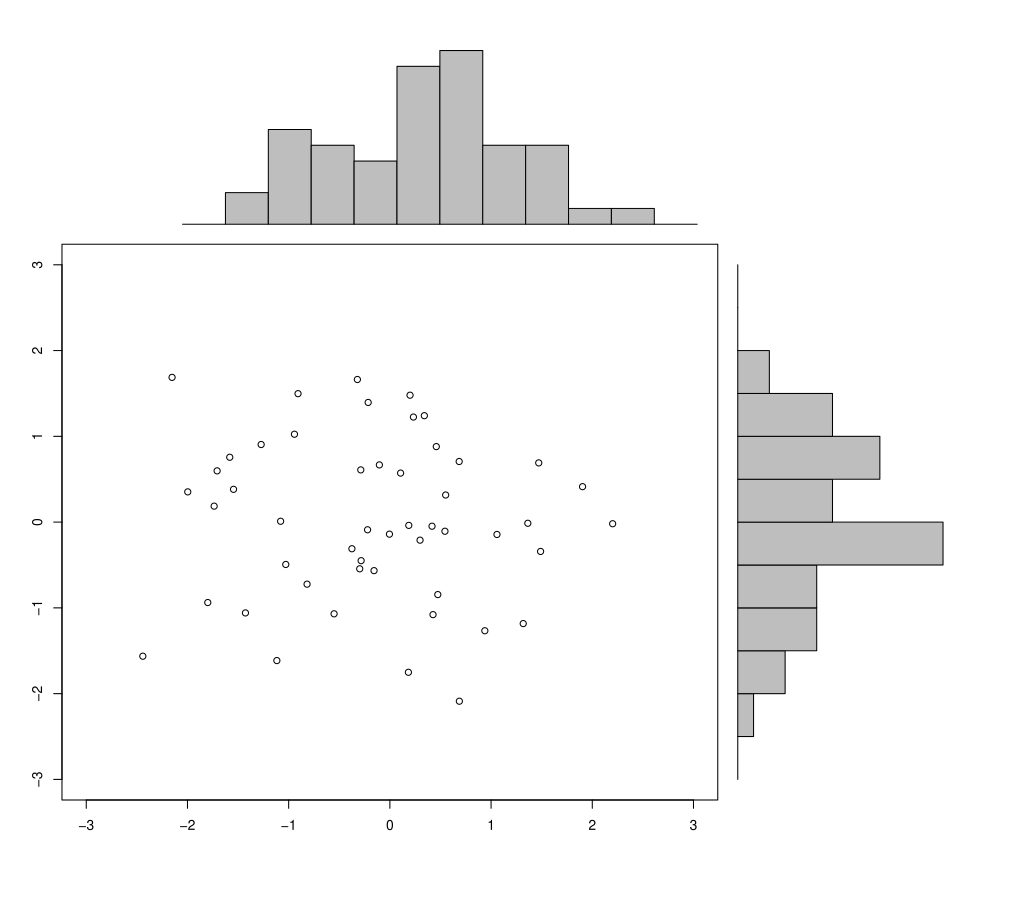

R code for this plot:
# This is a complex layout of a scatter plot

# The layout() function creates multiple charts in one panel

nf <- layout(matrix(c(2,0,1,3),2,2,byrow=TRUE), c(3,1), c(1,3), TRUE)
x <- pmin(3, pmax(-3, stats::rnorm(50)))
y <- pmin(3, pmax(-3, stats::rnorm(50)))
xhist <- hist(x, breaks=seq(-3,3,0.5), plot=FALSE)
yhist <- hist(y, breaks=seq(-3,3,0.5), plot=FALSE)
top <- max(c(xhist$counts, yhist$counts))
par(mai=c(1,1,0.2,0.2))
plot(x, y, xlim=c(-3,3), ylim=c(-3,3), xlab="", ylab="")
par(mai=c(0,1,0.2,0.2))
barplot(xhist$counts, axes=FALSE, ylim=c(0, top), space=0)
par(mai=c(1,0,0.2,0.2))
barplot(yhist$counts, axes=FALSE, xlim=c(0, top), space=0, horiz=TRUE)
